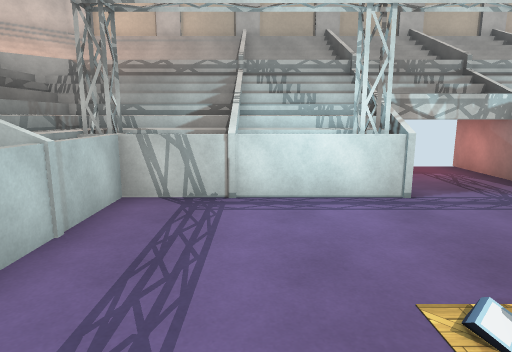
View 1 (above)

16 first-person views from a walk through a 3-D level made in the Unity game engine. The camera is 1.4 m above the floor, tilts 10° down and sees 75° across. The floor is counted in squares, 1 m on a side. Each view is taken from the middle of a square. On the plan, view 1 faces up. The plan holds only what a view shows up to about 15 squares ahead; the rest is blank. The place goes on beyond the plan. Some animated figures are not drawn. Some surface patterns are stand-ins.

View 2
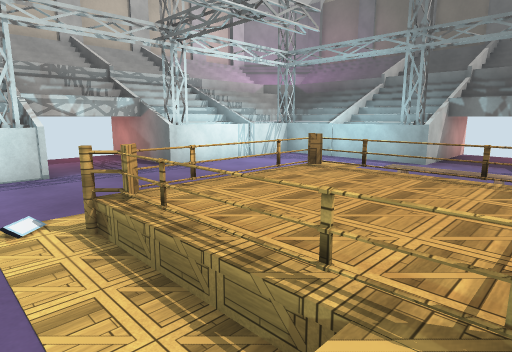

View 3
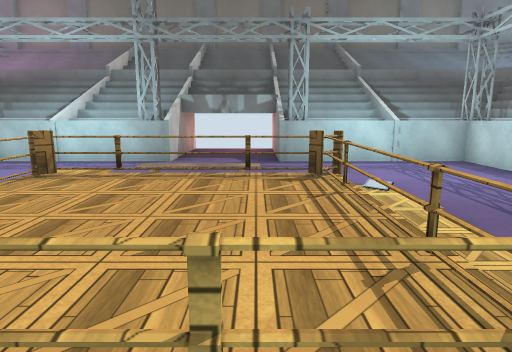

View 4
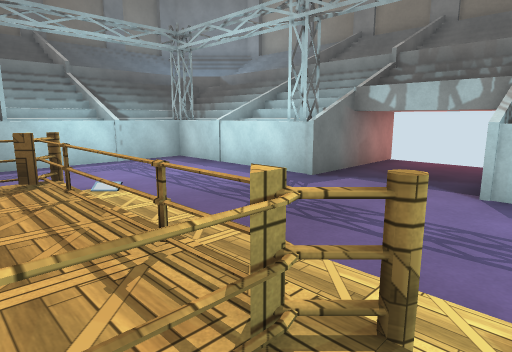

View 5
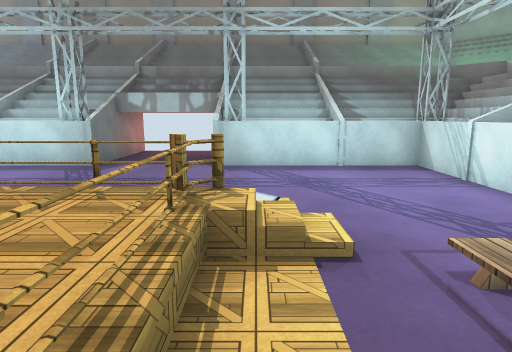

View 6
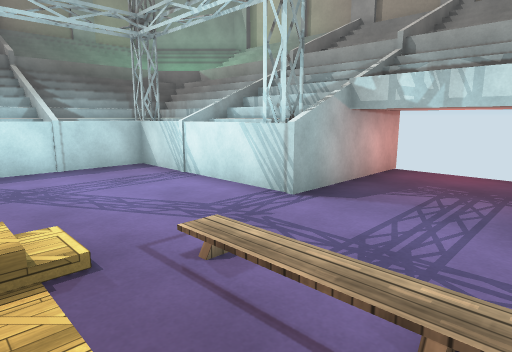

View 7
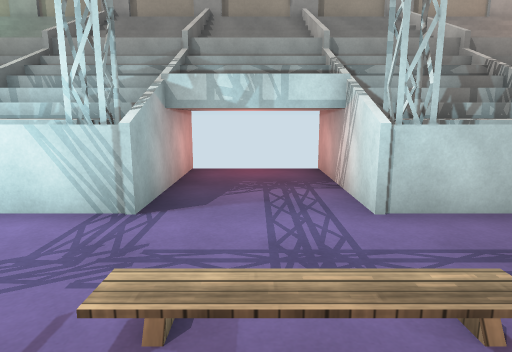

View 8
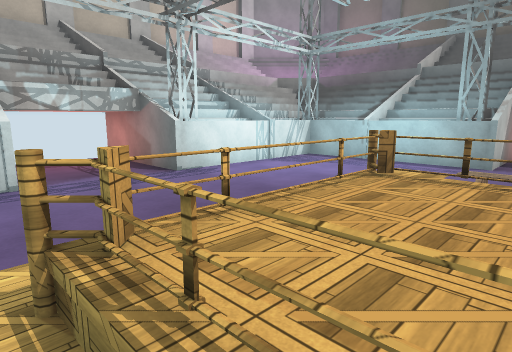

View 9
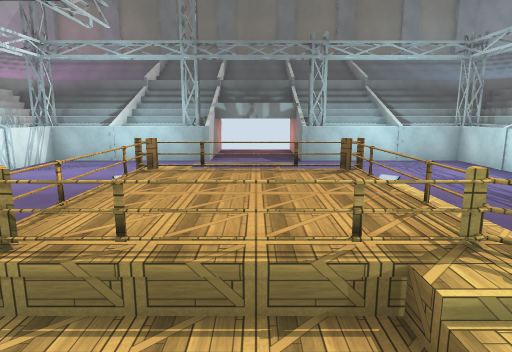

View 10
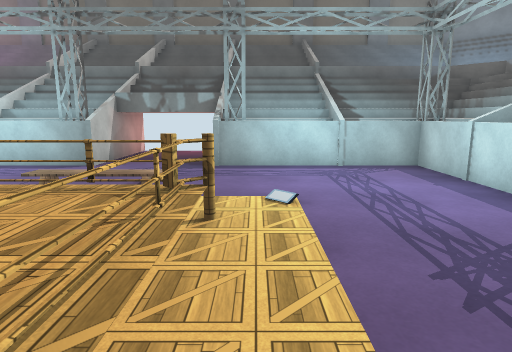

View 11
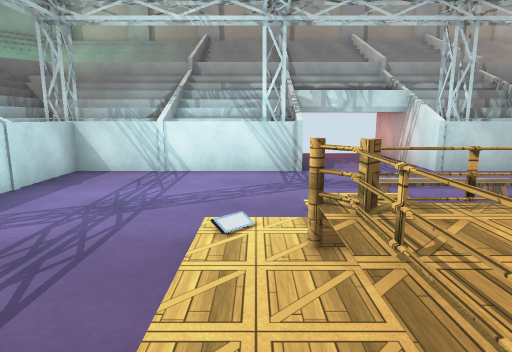

View 12
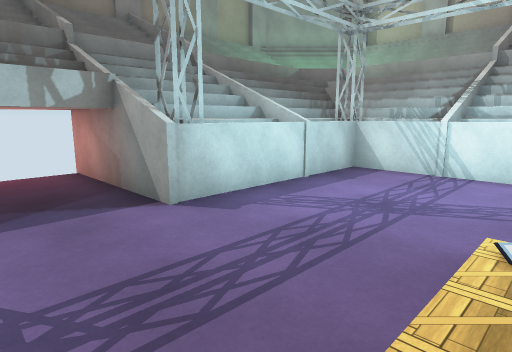

View 13
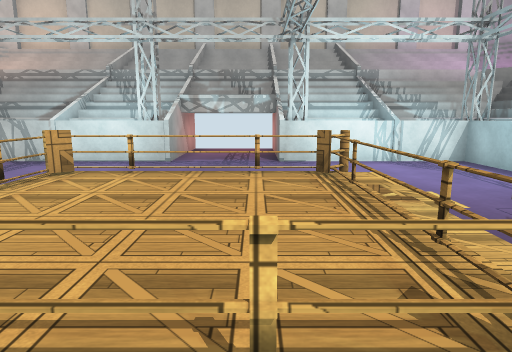

View 14
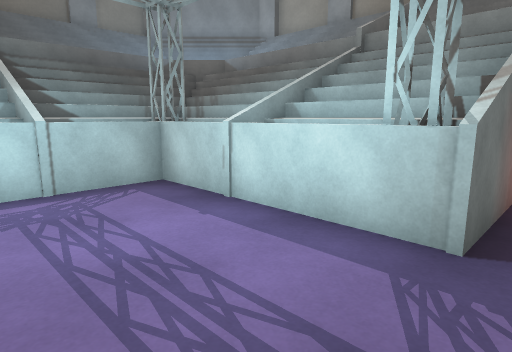

View 15
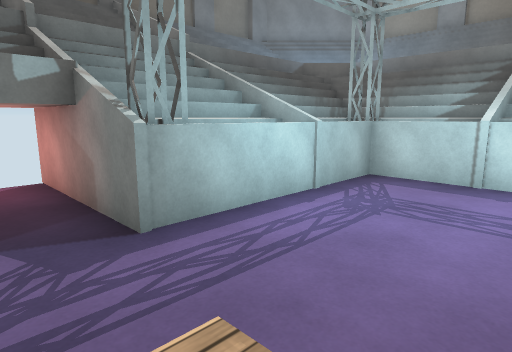

View 16
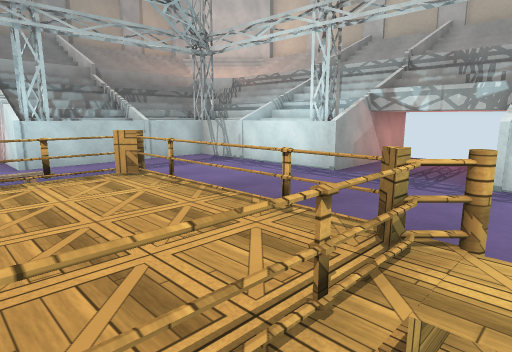

### Floor plan
Key: @ floor where view 1 was taken; # wall or solid block; . main floor; : floor 0.5 m higher than the main floor; / step, stairs or slope; = window, fence, low wall or low ledge; B block; T thing the floor can be seen under or through; O other object.
Columns run from 7 left of view 1 to 17 right of it. Each row starts with its distance up from view 1.
 11      OOOOO####### OO
 10     OOOOOO#BBB#OOOOO
  9   OOOOOOOOOBBBOOOOOO OO
  8   OOOOOOOOO...OOOOOOOOO
  7  OOO#OOOOO#...#OOOOO#OOO
  6 OOOOO...............OOOOO
  5 OOOOO...............OOOOO
  4  OOOO...............OOOOO
  3 #OOOO...............OOOOO
  2 #OOOO...............OOOOO
  1 ##OO#../..TTTTTO//..#OO##
  0 #BB....@..=:::#../....BB#
 -1 #BB..../..=:::#../....BB#
 -2 #BB....///=:::#../....BB#
 -3 ##OO#.../O=#=##.....#OO##
 -4 OOOOO..../..........OOOO#
 -5 OOOOO...............OOOO#
 -6 OOOOO...............OOOO
 -7 OOOOO...............OOOOO
 -8 OOOOO...............OOOOO
 -9    O#OOOOO#...#OOOOO#O
-10   OOOOOOOOO...OOOOOOOOO
-11   O  OOOOOOBBBOOOOOO  O
-12      OOOOO#BBB#OOOOO
-13      OO #######OOOOO

Where each view was taken, in squares from view 1:
view 1: 0 up, 0 right, facing up
view 2: 3 down, 1 right, facing up-right
view 3: 2 down, 2 right, facing right
view 4: 2 down, 2 right, facing down-right
view 5: 1 up, 2 right, facing down
view 6: 1 up, 2 right, facing down-left
view 7: 1 down, 2 right, facing left
view 8: 1 down, 2 right, facing up-right
view 9: 1 down, 0 right, facing right
view 10: 4 down, 3 right, facing right
view 11: 4 down, 6 right, facing left
view 12: 4 down, 6 right, facing down-left
view 13: 4 down, 6 right, facing up
view 14: 5 down, 6 right, facing down-right
view 15: 1 down, 9 right, facing down-right
view 16: 1 down, 8 right, facing up-left
